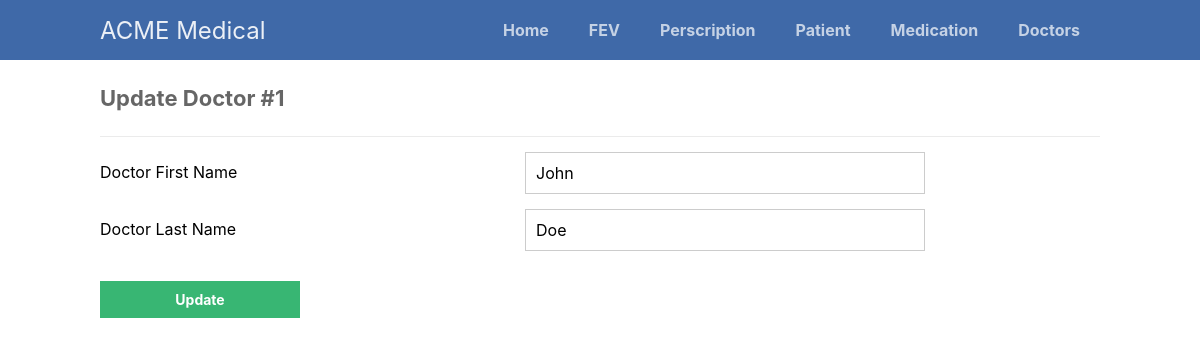
The page /scripts/doctor/doctor-update.php?DoctorID=1 on the database its author committed.
### tables this page shows
CREATE TABLE Doctors (
  DoctorID INT AUTO_INCREMENT PRIMARY KEY,
  DFirstName VARCHAR(255) NOT NULL,
  DLastName VARCHAR(255) NOT NULL
);

### scripts/doctor/doctor-update.php (the view, shortened to what this page needs)
<?php
@include_once (APP_ROOT . APP_FOLDER_NAME . '/scripts/functions.php');
$pdo = pdo_connect_mysql();
if (isset($_GET['DoctorID'])) {
    $stmt = $pdo->prepare('SELECT * FROM Doctors WHERE DoctorID = ?');
    $stmt->execute([$_GET['DoctorID']]);
    $doctor = $stmt->fetch(PDO::FETCH_ASSOC);
} else {
    exit('No ID specified!');
}
?>
<?= template_header('Update Doctor') ?>
<div class="content update">
    <h2>Update Doctor #<?= $doctor['DoctorID'] ?></h2>
    <form action="doctor-update.php?DoctorID=<?= $doctor['DoctorID'] ?>" method="post">
        <label for="DFirstName">Doctor First Name</label>
        <input type="text" name="DFirstName" placeholder="John" value="<?= $doctor['DFirstName'] ?>" id="DFirstName">
        <label for="DLastName">Doctor Last Name</label>
        <input type="text" name="DLastName" placeholder="Doe" value="<?= $doctor['DLastName'] ?>" id="DLastName">
        <input type="submit" value="Update">
    </form>
</div>
<?= template_footer() ?>

### styles/style.css (style rules this page uses)
* { box-sizing: border-box; font-family: -apple-system, BlinkMacSystemFont, "segoe ui", roboto, oxygen, ubuntu, cantarell, "fira sans", "droid sans", "helvetica neue", Arial, sans-serif; font-size: 16px; -webkit-font-smoothing: antialiased; -moz-osx-font-smoothing: grayscale; }
body { background-color: #FFFFFF; margin: 0; }
.content { width: 1000px; margin: 0 auto; }
.content h2 { margin: 0; padding: 25px 0; font-size: 22px; border-bottom: 1px solid #ebebeb; color: #666666; }
.update form { padding: 15px 0; display: flex; flex-flow: wrap; }
.update form label { display: inline-flex; width: 400px; padding: 10px 0; margin-right: 25px; }
.update form input { padding: 10px; width: 400px; margin-right: 25px; margin-bottom: 15px; border: 1px solid #cccccc; }
.update form input[type="submit"] { display: block; background-color: #38b673; border: 0; font-weight: bold; font-size: 14px; color: #FFFFFF; cursor: pointer; width: 200px; margin-top: 15px; }

### rows shown on the page
doctors: DoctorID "1", DFirstName "John", DLastName "Doe"
